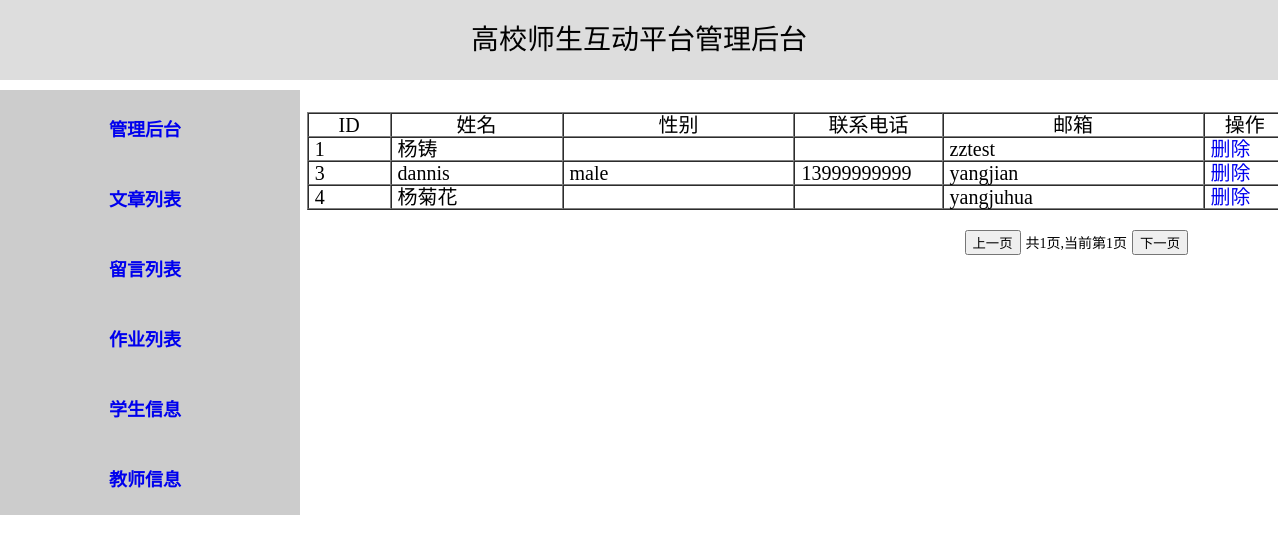
The page /manage/teacher.php on the database its author committed.
### tables this page shows
CREATE TABLE `tb_teacher` (
  `account` char(255) NOT NULL,
  `password` char(255) DEFAULT NULL,
  `teacher_id` int(255) NOT NULL AUTO_INCREMENT,
  `chinese_name` varchar(255) DEFAULT NULL,
  `sex` varchar(255) DEFAULT NULL,
  `address` varchar(255) DEFAULT NULL,
  `tel` varchar(255) DEFAULT NULL,
  `remark` varchar(255) DEFAULT NULL,
  `count` int(5) DEFAULT '0',
  `head_pic` varchar(100) DEFAULT NULL,
  PRIMARY KEY (`teacher_id`)
);

### sys/connect.class.php (called while the page is built, shortened)
<?php
	class connect{
		private $con;
		public function __construct(){
			$this->con = mysqli_connect(HOST,USERNAME,PASSWORD,DB);
			mysqli_query($this->con, "set character set 'utf8'");
			mysqli_query($this->con, "set names 'utf8'");
		}
		public function select($tablename,$where_column=null,$where=null,$order_by=null,$sort=null,$start=null,$limit=null){
			mysqli_query($this->con, "set character set 'utf8'");
			mysqli_query($this->con, "set names 'utf8'");
			if($where_column == null && $where == null && $start == null && $limit == null && $order_by == null && $sort ==null){
				$query = "SELECT * FROM $tablename";
			}else if($where_column != null && $where != null && $start != null && $limit != null && $order_by != null && $sort != null){
				$query = "SELECT * FROM $tablename WHERE $where_column='".$where."' ORDER BY $order_by $sort LIMIT $start,$limit ";
			}else if($where_column != null && $where != null && $start != null && $limit != null){
				$query = "SELECT * FROM $tablename WHERE $where_column='".$where."' LIMIT $start,$limit";
			}else if($where_column != null && $where != null && $order_by != null && $sort != null){
				$query = "SELECT * FROM $tablename WHERE $where_column='".$where."' $order_by $sort ";
			}else if($where_column != null && $where != null){
				$query = "SELECT * FROM $tablename WHERE $where_column='".$where."' ";
			}else if($start != null && $limit != null){
				$query = "SELECT * FROM $tablename LIMIT $start,$limit";
			}else if($order_by != null && $sort != null){
				$query = "SELECT * FROM $tablename ORDER BY $order_by $sort";
			}
			$result = mysqli_query($this->con,$query);
			$arr_length = mysqli_affected_rows($this->con);
			$row = array();
			for($i=0;$i<$arr_length;$i++){
				$row[] = mysqli_fetch_assoc($result);
			}
			return $row;
		}
		public function num_rows($tablename){
			$query = "SELECT COUNT(*) FROM $tablename";
			$result = mysqli_query($this->con,$query);
			$num_rows = mysqli_fetch_array($result);
			return $num_rows[0];
		}
	}
?>

### public/manage/teacher.php (the view, shortened to what this page needs)
<?php
	require_once('../../sys/connect.class.php');
?>
<!doctype html>
<html>
	<head>
		<link rel="stylesheet" href="../css/manage.css" type="text/css">
	</head>
	<body>
		<div id="header">高校师生互动平台管理后台</div>
		<div id="row">
			<div id="side">
				<ul>
					<li><a href="welcome.php">管理后台</a></li>
					<li><a href="audit.php">文章列表</a></li>
					<li><a href="message.php">留言列表</a></li>
					<li><a href="homework.php">作业列表</a></li>
					<li><a href="student.php">学生信息</a></li>
					<li><a href="javascript:void(0);">教师信息</a></li>
				</ul>
			</div>
		</div>
		<div id="content-side">
			<div id="audit" class="show">
				<table border="1" width="980" height="60" cellspacing="0" cellpadding="6">
					<thead>
						<tr>
							<td>ID</td>
							<td>姓名</td>
							<td>性别</td>
							<td>联系电话</td>
							<td>邮箱</td>
							<td>操作</td>
						</tr>
					</thead>
					<tbody>
						<?php
							$flag = false;
							if(isset($_GET['page'])){
								$page = $_GET['page'];
							}else{
								$page = 1;
							}
							if(!$flag){
								$con = new connect();
								$num_rows = $con->num_rows('tb_teacher');
								if($num_rows > 1){
									$total_page = ceil($num_rows/10);
									if($page > $total_page) {
										$page = $total_page;
										$limit = ($page-1)*10;
									}else{
										$limit = ($page-1)*10;
									}
									$result = $con->select('tb_teacher','','','','',"$limit",'10');
								}
							}
							foreach($result as $key=>$row){
								echo "<tr>";
								echo "<td width='160' align='left'>".$row['teacher_id']."</td>";
								echo "<td width='360' align='left'>".$row['chinese_name']."</td>";
								echo "<td width='560' align='left'>".$row['sex']."</td>";
								echo "<td width='180' align='left'>".$row['tel']."</td>";
								echo "<td width='560' align='left'>".$row['account']."</td>";
								echo "<td width='160' align='left'><a href='javascript:void(0);' onclick='del(this);'>删除</a></td>";
								echo "</tr>";
							}
						?>
					</tbody>
				</table>
				<div id="page">
					<button type="bottom" id="last-page" onclick="prev();">上一页</button>
					<p>共<?php echo $total_page; ?>页,当前第<?php echo $page; ?>页</p>
					<button type="bottom" id="first-page" onclick="next();">下一页</button>
				</div>
			</div>
		</div>

### public/css/manage.css (style rules this page uses)
body { margin: 0; padding:0; font-size:12px; color:#000000; }
ul { list-style-type:none; }
a { text-decoration:none; }
#header { background-color:#ddd; width:100%; height:80px; font-size:28px; text-align:center; line-height:80px; }
#row { width:300px; height:548px; position:relative; margin-top:10px; }
#side { margin:auto 0 auto 0; width:300px; height:auto; background-color:#ccc; position:absolute; }
#side>ul { height:auto; text-align:center; margin-left:-50px; margin-top:5px; margin-bottom:5px; }
#side>ul>li { height:60px; line-height:60px; margin-top:10px; }
#side>ul>li>a { display:block; font-size:18px; font-weight:600; width:100%; height:60px; }
#content-side { position:absolute; right:0; top:112px; width:76%; height:500px; text-align:center; font-size:20px; line-height:10px; }
.show { display:block; }
#page { position:absolute; right:90px; margin-top:20px; }
#page p { display:inline; font-size:14px; }

### rows shown on the page
tb_teacher: teacher_id "1", chinese_name "杨铸", account "zztest"
tb_teacher: teacher_id "3", chinese_name "dannis", sex "male", tel "13999999999", account "yangjian"
tb_teacher: teacher_id "4", chinese_name "杨菊花", account "yangjuhua"

### other values the page prints
$total_page "1"
$page "1"
